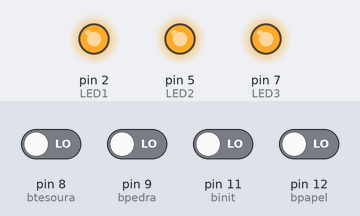
A sketch run on a simulated Arduino Uno, built with avr-gcc and run on an emulated ATmega328P. On the bench: output pins drawn as LEDs (lit = HIGH). Inputs (shaded band) come from the test bench; at power-on: pin 8 (btesoura), pin 9 (bpedra), pin 11 (binit), pin 12 (bpapel) LOW. Random numbers use the default seed unless the sketch sets one.

Above: at 1.2 s.
1.3 s: pin 11 (binit) driven HIGH
At 3.1 s:
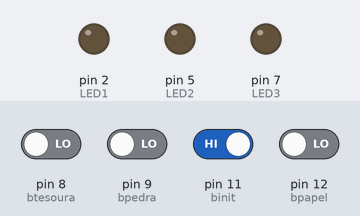
4.3 s: pin 11 (binit) driven LOW
5.8 s: pin 8 (btesoura) driven HIGH
At 7.2 s:
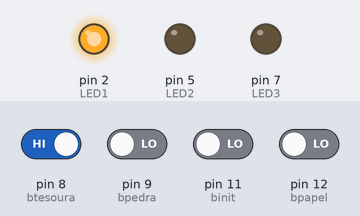
8.8 s: pin 8 (btesoura) driven LOW
10.3 s: pin 12 (bpapel) driven HIGH
At 10.7 s:
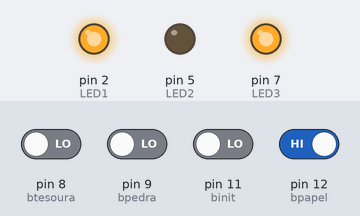
Timing chart, 0 to 25.8 s (numbered marks = the images above; inputs shaded):
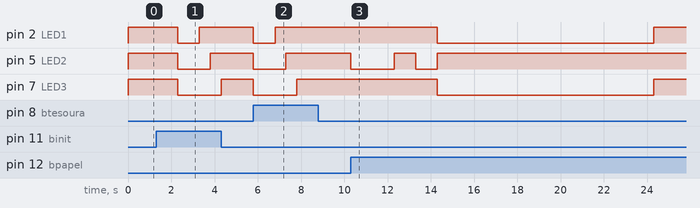

The sketch:

RPS_HS.ino
```cpp
int LED1 = 2;
int LED2 = 5;
int LED3 = 7;

int binit = 11;
int btesoura = 8;
int bpapel = 12;
int bpedra = 9;

int vini = 0;
int vtesoura = 0;
int vpapel = 0;
int vpedra = 0;

int jogada1;
int jogada2;

void setup()
{
	pinMode(LED1, OUTPUT);
	pinMode(LED2, OUTPUT);
	pinMode(LED3, OUTPUT);
	pinMode(binit, INPUT);
	pinMode(btesoura, INPUT);
	pinMode(bpapel, INPUT);
	pinMode(bpedra, INPUT);
}

void loop()
{

	//Estado a mostrar que o arduino está ligado
	digitalWrite(LED1, HIGH);
	digitalWrite(LED2, HIGH);
	digitalWrite(LED3, HIGH);

	//Definir os botões
	vini = digitalRead(binit);

	if ( vini == 1){

		//reset no botão
		delay(1000);
		vini = 0;
		//Sinal que o jogo começou
		digitalWrite(LED1, LOW);
		digitalWrite(LED2, LOW);
		digitalWrite(LED3, LOW);
		delay (1000);

		digitalWrite(LED1, HIGH);
		delay(500);
		digitalWrite(LED2, HIGH);
		delay(500);
		digitalWrite(LED3, HIGH);
		delay(500);
		delay(1000)
		;
		int player1 = 0;
		int player2 = 0;

		//Escolher o modo "singleplayer" ou "multiplayer"
		while( player1<1 && player2<1){

			player1 = digitalRead(btesoura);
			player2 = digitalRead(binit);
		}

		digitalWrite(LED1, LOW);
		digitalWrite(LED2, LOW);
		digitalWrite(LED3, LOW);
		delay(1000);

		digitalWrite(LED1, HIGH);
		delay(500);
		digitalWrite(LED2, HIGH);
		delay(500);
		digitalWrite(LED3, HIGH);
		delay(1500);

			if(player2 == 1){

				jogador1();
				jogador2();
				resultado();

			}else if(player1 == 1){

				jogador1();
				jogada2 = random(1, 3);
				if( jogada2 == 1){
					digitalWrite(LED1, LOW);
					delay(1000);
					digitalWrite(LED1, HIGH);
				}else if(jogada2 == 2){
					digitalWrite(LED2, LOW);
					delay(1000);
					digitalWrite(LED2, HIGH);
				}else if( jogada2 == 3){
					digitalWrite(LED3, LOW);
					delay(1000);
					digitalWrite(LED3, HIGH);
				}
				resultado();
			}
	}else{	}

}
//Função do jogador 1
void jogador1(){
	//Esperar a jogada
	while(vtesoura<1 && vpapel<1 && vpedra<1){
		vtesoura = digitalRead(btesoura);
		vpedra = digitalRead(bpedra);
		vpapel = digitalRead(bpapel);
	}
	if(vtesoura == 1){

		digitalWrite(LED1, LOW);
		delay(2000);
		digitalWrite(LED1, HIGH);
		jogada1 = 1;
		vtesoura = vtesoura - 1;
		delay(1000);
	}else if(vpapel == 1){

		digitalWrite(LED2, LOW);
		delay(2000);
		digitalWrite(LED2, HIGH);
		jogada1 = 2;
		vpapel = vpapel - 1;
		delay(1000);

	}else if(vpedra == 1){

		digitalWrite(LED3, LOW);
		delay(2000);
		digitalWrite(LED3, HIGH);
		jogada1 = 3;
		vpedra = vpedra - 1;
		delay(1000);
	}
}
//Função do jogador2
void jogador2(){
	//Esperar a jogada
	while(vtesoura<1 && vpapel<1 && vpedra<1){
		vtesoura = digitalRead(btesoura);
		vpedra = digitalRead(bpedra);
		vpapel = digitalRead(bpapel);
	}
	if(vtesoura == 1){

		digitalWrite(LED1, LOW);
		delay(2000);
		digitalWrite(LED1, HIGH);
		jogada2 = 1;
		vtesoura = vtesoura - 1;
		delay(1000);

	}else if(vpapel == 1){

		digitalWrite(LED2, LOW);
		delay(2000);
		digitalWrite(LED2, HIGH);
		jogada2 = 2;
		vpapel = vpapel - 1;
		delay(1000);

	}else if(vpedra == 1){

		digitalWrite(LED3, LOW);
		delay(2000);
		digitalWrite(LED3, HIGH);
		jogada2 = 3;
		vpedra = vpedra - 1;
		delay(1000);
	}
}

void resultado(){

	if(jogada1 == jogada2){

		digitalWrite(LED1, LOW);
		digitalWrite(LED3, LOW);
		delay(10000);
		//Empate
	}else if( (jogada1 == 3 && jogada2 == 1) || (jogada1 == 1 && jogada2 == 2) || (jogada1 == 2 && jogada2 == 3)){

		digitalWrite(LED1, LOW);
		delay(2000);
		//Vitoria1
	}else if( (jogada2 == 3 && jogada1 == 1) || (jogada2 == 1 && jogada1 == 2) || (jogada2 == 2 && jogada1 == 3)){

		digitalWrite(LED3, LOW);
		delay(2000);
		//Vitoria2

	}
}
```

Measured:
- after the input at 1.3 s, pin 2 (LED1): HIGH → LOW after 1.0 s, → HIGH 1.0 s later; pin 5 (LED2): HIGH → LOW after 1.0 s, → HIGH 1.5 s later; pin 7 (LED3): HIGH → LOW after 1.0 s
- after the input at 5.8 s, pin 2 (LED1): HIGH → LOW at once, → HIGH 1.0 s later; pin 5 (LED2): HIGH → LOW at once, → HIGH 1.5 s later; pin 7 (LED3): HIGH → LOW at once, → HIGH 2.0 s later
- after the input at 8.8 s, every drawn part: stays the same
- after the input at 10.3 s, pin 2 (LED1), pin 7 (LED3): HIGH → LOW after 4.0 s, → HIGH 10.0 s later; pin 5 (LED2): HIGH → LOW at once, → HIGH 2.0 s later, → LOW 1.0 s later, → HIGH 1.0 s later
